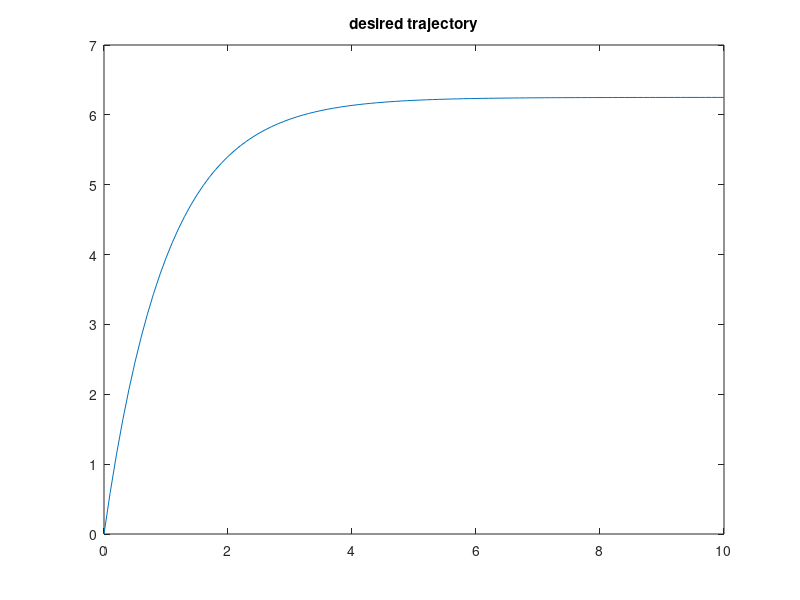

Reproduce this figure in MATLAB. (Note: this script raises an error after producing the figure.)

%% August 2021
%%
clear all
close all

%% simulation time definition
interval=0.1;
%2755
t_space = 0:interval:10;

%% Model Definition
am = 1;
bm = 2.5;
r = 2.5;
r = r *ones(1,length(t_space));
% r = sin(t_space);
u_r = r;
Wm = tf(bm,[1 am]);
xm = lsim(Wm,u_r,t_space);
figure()
plot(t_space,xm);
title('desired trajectory');

gamma1=0.3; %0.2 and 0.3 also work
gamma2=0.3;

J=0.00000275;
R=1  %5.35;
Co=18;   %co=3, cs = 5 akoma xeirotero 
Cs=0.2;

%% Plant Definition for simulation purposes
kmu=0.0278;
km=235.68;
kT=0.0037;
Tm=0.564;
a =  1/Tm;
b = km*kT/Tm;
Gp = tf(b,[1 a]);
Gp_ss = ss(Gp); %for b,a <0 the system is unstable that's why I don't expect k, l to actually converge
% a must be positive, b can be whatever
% test = lsim(Gp_ss,ones(1,length(t_space)),t_space);
% plot(t_space,test)

%% Initialization of loop variables
x=zeros;
u = zeros;
k=zeros;
l=zeros;
k_l = zeros(length(t_space),2);
x(1)=0;
e(1)=0;
kstar=(am-a)/b
lstar=bm/b
% kp = calculate_k(Gp);
% km = calculate_k(Wm);
% sgn = sign(kp)/sign(km); 

%% MRAC process
for i=1:(length(xm)-1)
    
    t = t_space(i):0.1:t_space(i+1);
    u(i) = kstar*x(i) + lstar*r(i); %deleted the minus in front of k_l( , 1) here and put it 
    %in the adaptive law 
  
% if(i>3)
% (a,b,u,t,y_prev,R,Cs,kT)
    temp = integrate_first_order(a,b,u(i),t,x(i),R,Cs,kT)
    x(i+1)=temp(end);
% else
%     input=u(i) * ones(1,length(t));
%     temp = lsim(Gp_ss,input,t,x(i));
%     x(i+1)=temp(end);
% end
    
    e(i+1)=x(i+1)-xm(i+1);
    
%     [k_l(i+1,1),k_l(i+1,2)]= calculate_k_l(gamma1,gamma2,e(i+1),x(i+1),r(i+1),t,k_l(i,:),sign(b)); %sign(b)
    
end

%% Figure Generation
save workspace.mat
figures()
